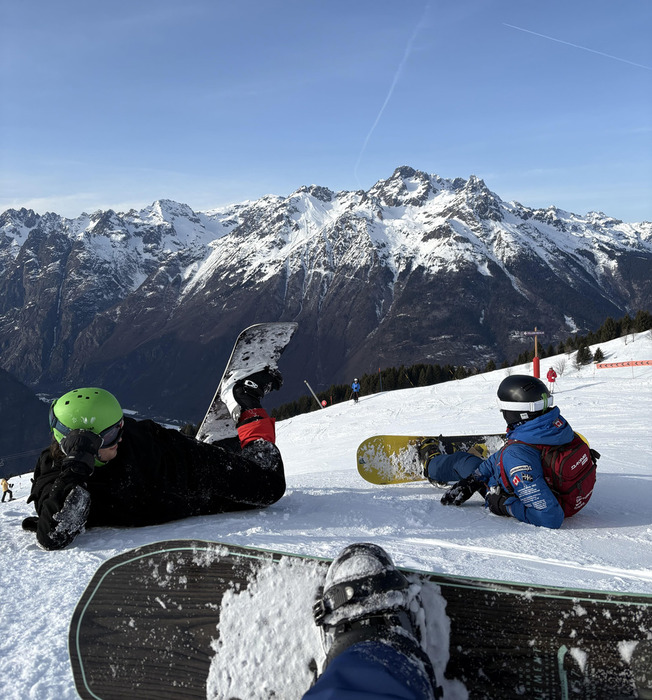
#> input picture photo_math.jpg, 652 x 700 px; its folder holds only this picture in this run
$ python -i toolbox.py   (imports and definitions only)
#> lines starting #> are read from the running program, lines starting #| are printed output that depends on the picture; after the words box and inside, x2 and y2 are one past the last pixel; in counts of white or black regions, pixels touching at a corner belong together
#> further down, picture is the input picture: shape (700, 652, 3); mean B, G, R 142.9, 122.5, 109
import numpy as np
import matplotlib.pyplot as plt
import cv2
from scipy.sparse import diags, eye
from scipy.sparse.linalg import spsolve

# [190 lines left out: functions build_Dx_Dy, comparer_gradients, WLS_gray, WLS_RGB, Tone_Mapping_iter, Tone_Mapping_rec, not called in this run]

def dessiner_contours_noirs(image, chemin_sortie="image_contours.jpg"):

    # 2. Convertir en niveaux de gris (nécessaire pour la détection de contours)
#> called with chemin_sortie = 'image_contours.jpg'
    image_gris = cv2.cvtColor(image, cv2.COLOR_BGR2GRAY)
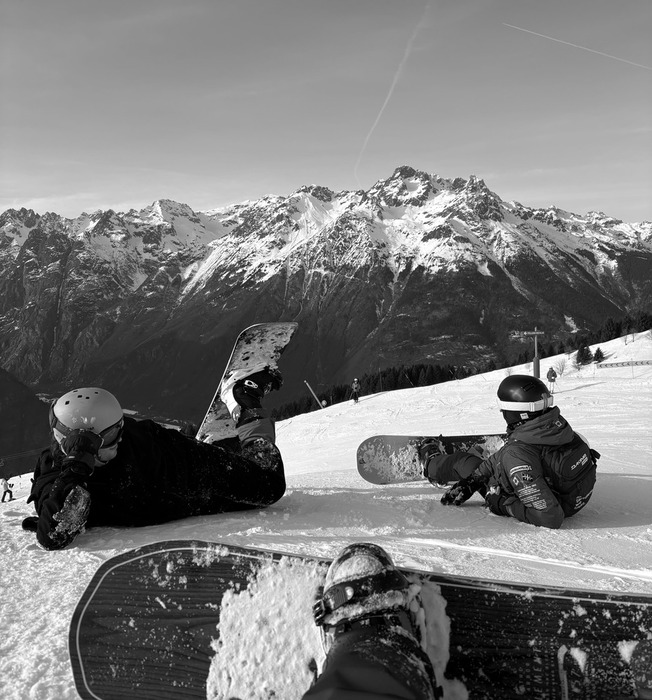
#> image_gris: shape (700, 652); min 0, max 255, mean 120.8

    # 3. Appliquer un flou gaussien pour réduire le bruit et améliorer la détection
    flou = cv2.GaussianBlur(image_gris, (5, 5), 0)

    # 4. Détecter les contours avec l'algorithme de Canny
    # Vous pouvez ajuster les seuils (100 et 200) selon vos besoins
    contours_canny = cv2.Canny(flou, 30, 80)
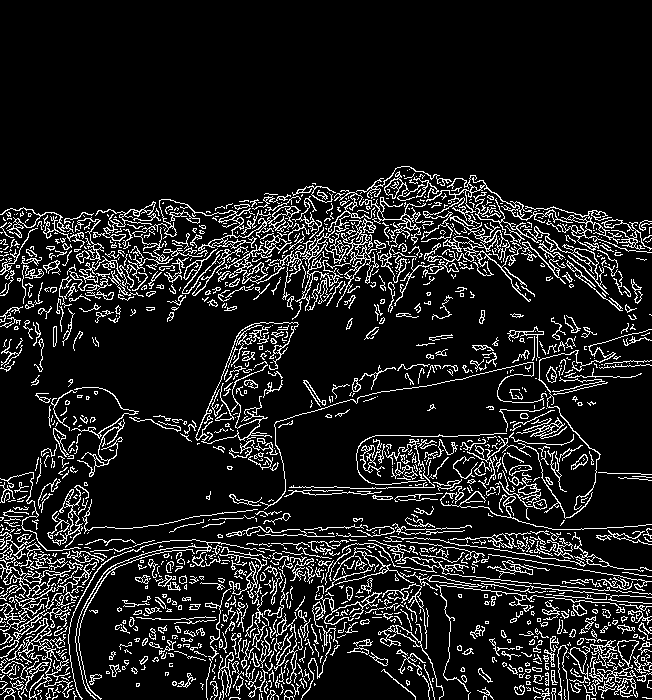
#> contours_canny: shape (700, 652); 11.8% white in thin lines or dots, all inside (x1, y1, x2, y2) = (0, 166, 652, 700)

    # 5. Trouver les contours vectoriels à partir de l'image Canny
    contours, _ = cv2.findContours(contours_canny, cv2.RETR_EXTERNAL, cv2.CHAIN_APPROX_SIMPLE)
#> contours = 1465 contours, 1245 with area under 20; largest, box (x1, y1, x2, y2) and area: (421, 175, 573, 302) 1291, (216, 215, 350, 311) 1178, (79, 199, 301, 288) 992, (0, 544, 71, 659) 701, (583, 640, 652, 696) 646

    # 6. Dessiner les contours en noir sur l'image d'origine
    # Le paramètre (0, 0, 0) correspond à la couleur noire en BGR
    # Le dernier paramètre (ici 2) est l'épaisseur du trait en pixels
    image_contours = image.copy()
    cv2.drawContours(image_contours, contours, -1, (0, 0, 0), thickness=2)
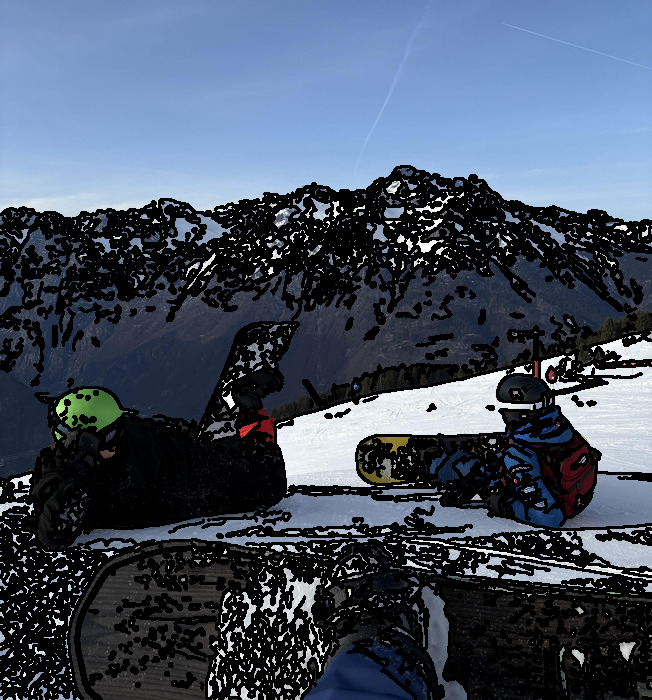
#> image_contours: shape (700, 652, 3); mean B, G, R 98.1, 80.7, 69.4

    # 7. Sauvegarder et afficher le résultat
    cv2.imwrite(chemin_sortie, image_contours)

    return image_contours

# [10 lines left out: function recombine_multiscale, not called in this run]

>>> import cv2
>>> picture = cv2.imread('photo_math.jpg')
>>> result = dessiner_contours_noirs(picture)

$ run again, on photo_de_test.png
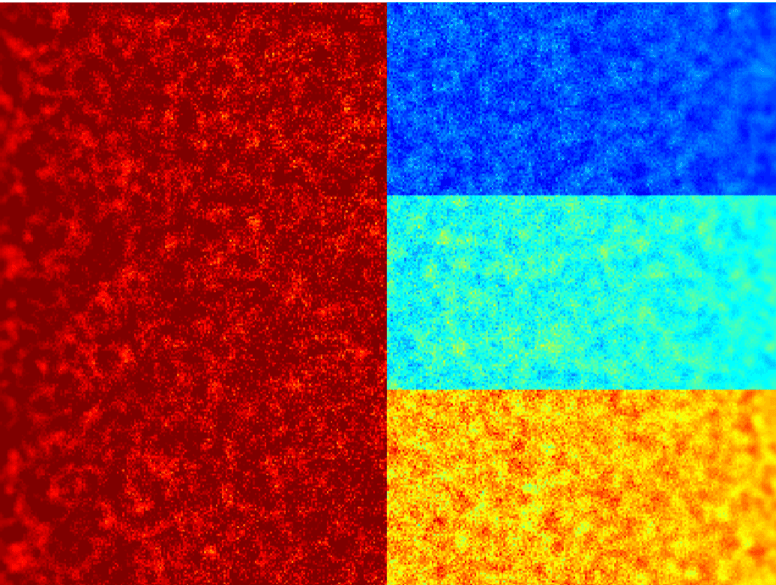
#> input picture photo_de_test.png, 776 x 585 px
#> picture is the input picture: shape (585, 776, 3); mean B, G, R 80.4, 85.7, 128.8
#> in dessiner_contours_noirs, `contours_canny = cv2.Canny(flou, 30, 80)`:
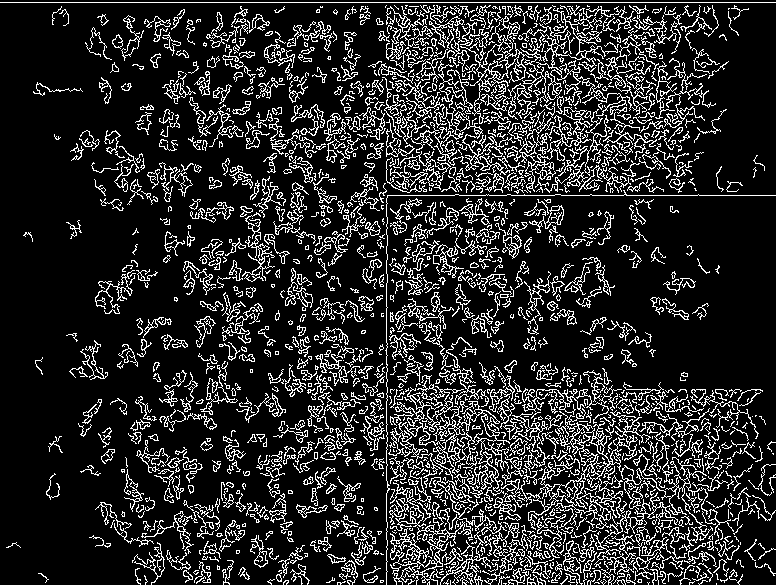
#> contours_canny: shape (585, 776); 16.3% white in thin lines or dots
#> contours = 1563 contours, 1209 with area under 20; largest, box (x1, y1, x2, y2) and area: (501, 417, 713, 585) 2766, (388, 386, 523, 502) 1586, (520, 13, 632, 116) 1444, (395, 80, 516, 175) 1402, (390, 502, 473, 585) 1226
#> in dessiner_contours_noirs, `cv2.drawContours(image_contours, contours, -1, (0, 0, 0), thickness=2)`:
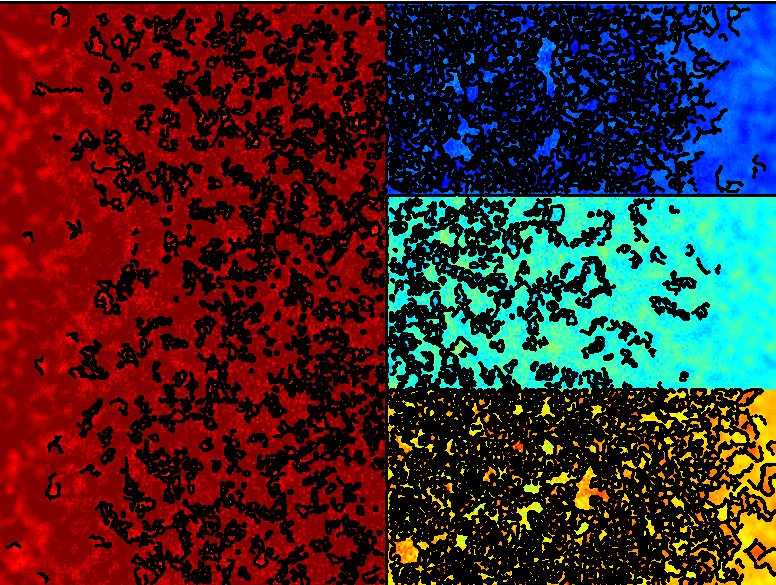
#> image_contours: shape (585, 776, 3); mean B, G, R 39.7, 40.5, 64.4
